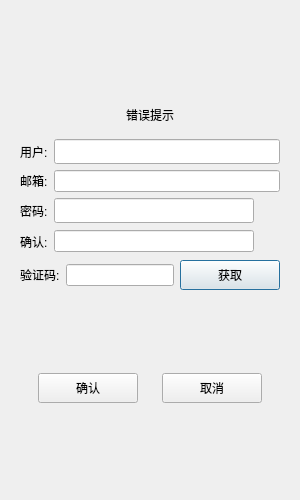
<?xml version="1.0" encoding="UTF-8"?>
<ui version="4.0">
 <class>registerDialog</class>
 <widget class="QDialog" name="registerDialog">
  <property name="geometry">
   <rect>
    <x>0</x>
    <y>0</y>
    <width>300</width>
    <height>500</height>
   </rect>
  </property>
  <property name="minimumSize">
   <size>
    <width>300</width>
    <height>500</height>
   </size>
  </property>
  <property name="maximumSize">
   <size>
    <width>300</width>
    <height>500</height>
   </size>
  </property>
  <property name="windowTitle">
   <string>Dialog</string>
  </property>
  <layout class="QVBoxLayout" name="verticalLayout_2">
   <item>
    <layout class="QVBoxLayout" name="verticalLayout">
     <item>
      <widget class="QStackedWidget" name="stackedWidget">
       <property name="currentIndex">
        <number>0</number>
       </property>
       <widget class="QWidget" name="page">
        <layout class="QVBoxLayout" name="verticalLayout_3">
         <item>
          <spacer name="verticalSpacer">
           <property name="orientation">
            <enum>Qt::Orientation::Vertical</enum>
           </property>
           <property name="sizeHint" stdset="0">
            <size>
             <width>20</width>
             <height>40</height>
            </size>
           </property>
          </spacer>
         </item>
         <item>
          <widget class="QWidget" name="widget" native="true">
           <layout class="QVBoxLayout" name="verticalLayout_4">
            <item>
             <widget class="QLabel" name="err_tip">
              <property name="text">
               <string>错误提示</string>
              </property>
              <property name="alignment">
               <set>Qt::AlignmentFlag::AlignCenter</set>
              </property>
             </widget>
            </item>
           </layout>
          </widget>
         </item>
         <item>
          <layout class="QHBoxLayout" name="horizontalLayout">
           <item>
            <widget class="QLabel" name="user_label">
             <property name="minimumSize">
              <size>
               <width>0</width>
               <height>25</height>
              </size>
             </property>
             <property name="maximumSize">
              <size>
               <width>16777215</width>
               <height>25</height>
              </size>
             </property>
             <property name="text">
              <string>用户:</string>
             </property>
            </widget>
           </item>
           <item>
            <widget class="QLineEdit" name="user_edit">
             <property name="minimumSize">
              <size>
               <width>0</width>
               <height>25</height>
              </size>
             </property>
             <property name="maximumSize">
              <size>
               <width>16777215</width>
               <height>25</height>
              </size>
             </property>
            </widget>
           </item>
          </layout>
         </item>
         <item>
          <layout class="QHBoxLayout" name="horizontalLayout_2">
           <item>
            <widget class="QLabel" name="email_label">
             <property name="text">
              <string>邮箱:</string>
             </property>
            </widget>
           </item>
           <item>
            <widget class="QLineEdit" name="email_edit"/>
           </item>
          </layout>
         </item>
         <item>
          <layout class="QHBoxLayout" name="horizontalLayout_3">
           <item>
            <layout class="QHBoxLayout" name="horizontalLayout_4">
             <item>
              <widget class="QLabel" name="pass_label">
               <property name="minimumSize">
                <size>
                 <width>0</width>
                 <height>25</height>
                </size>
               </property>
               <property name="maximumSize">
                <size>
                 <width>16777215</width>
                 <height>25</height>
                </size>
               </property>
               <property name="text">
                <string>密码:</string>
               </property>
              </widget>
             </item>
             <item>
              <widget class="QLineEdit" name="pass_edit">
               <property name="minimumSize">
                <size>
                 <width>0</width>
                 <height>25</height>
                </size>
               </property>
               <property name="maximumSize">
                <size>
                 <width>16777215</width>
                 <height>25</height>
                </size>
               </property>
              </widget>
             </item>
             <item>
              <widget class="ClickLabel" name="pass_visible">
               <property name="minimumSize">
                <size>
                 <width>20</width>
                 <height>20</height>
                </size>
               </property>
               <property name="maximumSize">
                <size>
                 <width>20</width>
                 <height>20</height>
                </size>
               </property>
               <property name="text">
                <string/>
               </property>
              </widget>
             </item>
            </layout>
           </item>
          </layout>
         </item>
         <item>
          <layout class="QHBoxLayout" name="horizontalLayout_5">
           <item>
            <widget class="QLabel" name="comfir_label">
             <property name="minimumSize">
              <size>
               <width>0</width>
               <height>25</height>
              </size>
             </property>
             <property name="maximumSize">
              <size>
               <width>16777215</width>
               <height>25</height>
              </size>
             </property>
             <property name="text">
              <string>确认:</string>
             </property>
            </widget>
           </item>
           <item>
            <widget class="QLineEdit" name="comfir_edit"/>
           </item>
           <item>
            <widget class="ClickLabel" name="confirm_visible">
             <property name="minimumSize">
              <size>
               <width>20</width>
               <height>20</height>
              </size>
             </property>
             <property name="maximumSize">
              <size>
               <width>20</width>
               <height>20</height>
              </size>
             </property>
             <property name="text">
              <string/>
             </property>
            </widget>
           </item>
          </layout>
         </item>
         <item>
          <layout class="QHBoxLayout" name="horizontalLayout_6">
           <item>
            <widget class="QLabel" name="get_code_label">
             <property name="minimumSize">
              <size>
               <width>0</width>
               <height>25</height>
              </size>
             </property>
             <property name="maximumSize">
              <size>
               <width>16777215</width>
               <height>25</height>
              </size>
             </property>
             <property name="text">
              <string>验证码:</string>
             </property>
            </widget>
           </item>
           <item>
            <widget class="QLineEdit" name="get_code_edit"/>
           </item>
           <item>
            <widget class="TimerBtn" name="gain_btn">
             <property name="minimumSize">
              <size>
               <width>100</width>
               <height>30</height>
              </size>
             </property>
             <property name="maximumSize">
              <size>
               <width>100</width>
               <height>30</height>
              </size>
             </property>
             <property name="text">
              <string>获取</string>
             </property>
            </widget>
           </item>
          </layout>
         </item>
         <item>
          <spacer name="verticalSpacer_2">
           <property name="orientation">
            <enum>Qt::Orientation::Vertical</enum>
           </property>
           <property name="sizeHint" stdset="0">
            <size>
             <width>20</width>
             <height>40</height>
            </size>
           </property>
          </spacer>
         </item>
         <item>
          <layout class="QHBoxLayout" name="horizontalLayout_7">
           <item>
            <widget class="QPushButton" name="pushButton_3">
             <property name="minimumSize">
              <size>
               <width>100</width>
               <height>30</height>
              </size>
             </property>
             <property name="maximumSize">
              <size>
               <width>100</width>
               <height>30</height>
              </size>
             </property>
             <property name="text">
              <string>确认</string>
             </property>
            </widget>
           </item>
           <item>
            <widget class="QPushButton" name="pushButton_2">
             <property name="minimumSize">
              <size>
               <width>100</width>
               <height>30</height>
              </size>
             </property>
             <property name="maximumSize">
              <size>
               <width>100</width>
               <height>30</height>
              </size>
             </property>
             <property name="text">
              <string>取消</string>
             </property>
            </widget>
           </item>
          </layout>
         </item>
         <item>
          <spacer name="verticalSpacer_3">
           <property name="orientation">
            <enum>Qt::Orientation::Vertical</enum>
           </property>
           <property name="sizeHint" stdset="0">
            <size>
             <width>20</width>
             <height>40</height>
            </size>
           </property>
          </spacer>
         </item>
        </layout>
       </widget>
       <widget class="QWidget" name="page_2">
        <layout class="QVBoxLayout" name="verticalLayout_5">
         <item>
          <spacer name="verticalSpacer_4">
           <property name="orientation">
            <enum>Qt::Orientation::Vertical</enum>
           </property>
           <property name="sizeHint" stdset="0">
            <size>
             <width>20</width>
             <height>40</height>
            </size>
           </property>
          </spacer>
         </item>
         <item>
          <widget class="QLabel" name="tip_lb">
           <property name="text">
            <string>注册成功,5秒后返回</string>
           </property>
           <property name="alignment">
            <set>Qt::AlignmentFlag::AlignCenter</set>
           </property>
          </widget>
         </item>
         <item>
          <widget class="QLabel" name="tip2_lb">
           <property name="text">
            <string>可点击返回按钮返回登录界面</string>
           </property>
           <property name="alignment">
            <set>Qt::AlignmentFlag::AlignCenter</set>
           </property>
          </widget>
         </item>
         <item>
          <spacer name="verticalSpacer_5">
           <property name="orientation">
            <enum>Qt::Orientation::Vertical</enum>
           </property>
           <property name="sizeHint" stdset="0">
            <size>
             <width>20</width>
             <height>40</height>
            </size>
           </property>
          </spacer>
         </item>
         <item>
          <widget class="QWidget" name="widget_2" native="true">
           <layout class="QHBoxLayout" name="horizontalLayout_8">
            <item>
             <spacer name="horizontalSpacer">
              <property name="orientation">
               <enum>Qt::Orientation::Horizontal</enum>
              </property>
              <property name="sizeHint" stdset="0">
               <size>
                <width>40</width>
                <height>20</height>
               </size>
              </property>
             </spacer>
            </item>
            <item>
             <widget class="QPushButton" name="return_btn">
              <property name="minimumSize">
               <size>
                <width>0</width>
                <height>30</height>
               </size>
              </property>
              <property name="maximumSize">
               <size>
                <width>16777215</width>
                <height>30</height>
               </size>
              </property>
              <property name="text">
               <string>返回</string>
              </property>
             </widget>
            </item>
            <item>
             <spacer name="horizontalSpacer_2">
              <property name="orientation">
               <enum>Qt::Orientation::Horizontal</enum>
              </property>
              <property name="sizeHint" stdset="0">
               <size>
                <width>40</width>
                <height>20</height>
               </size>
              </property>
             </spacer>
            </item>
           </layout>
          </widget>
         </item>
         <item>
          <spacer name="verticalSpacer_6">
           <property name="orientation">
            <enum>Qt::Orientation::Vertical</enum>
           </property>
           <property name="sizeHint" stdset="0">
            <size>
             <width>20</width>
             <height>40</height>
            </size>
           </property>
          </spacer>
         </item>
        </layout>
       </widget>
      </widget>
     </item>
    </layout>
   </item>
  </layout>
 </widget>
 <customwidgets>
  <customwidget>
   <class>TimerBtn</class>
   <extends>QPushButton</extends>
   <header>timerbtn.h</header>
  </customwidget>
  <customwidget>
   <class>ClickLabel</class>
   <extends>QLabel</extends>
   <header>clicklabel.h</header>
  </customwidget>
 </customwidgets>
 <resources/>
 <connections/>
</ui>
